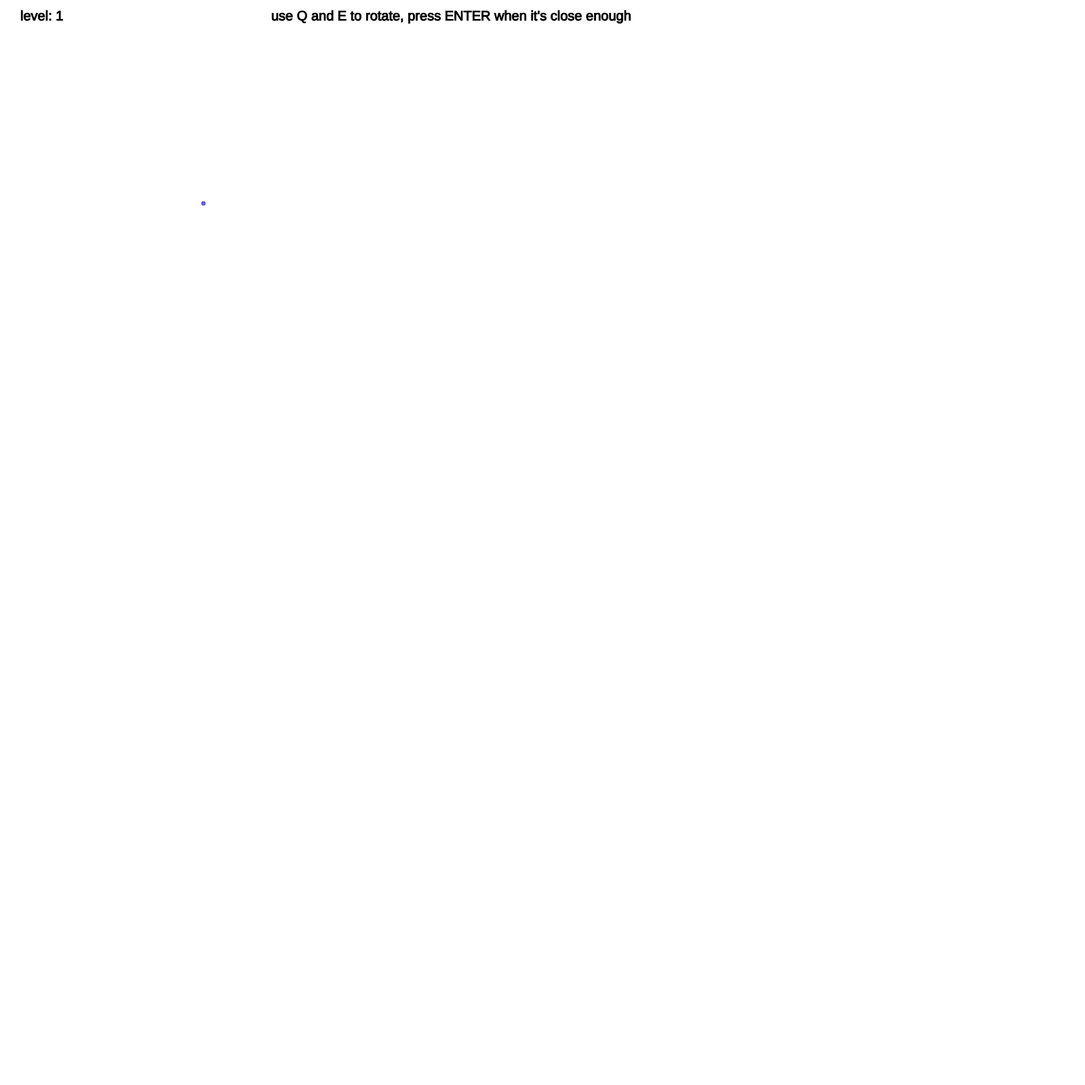
Frame 1 (no input)
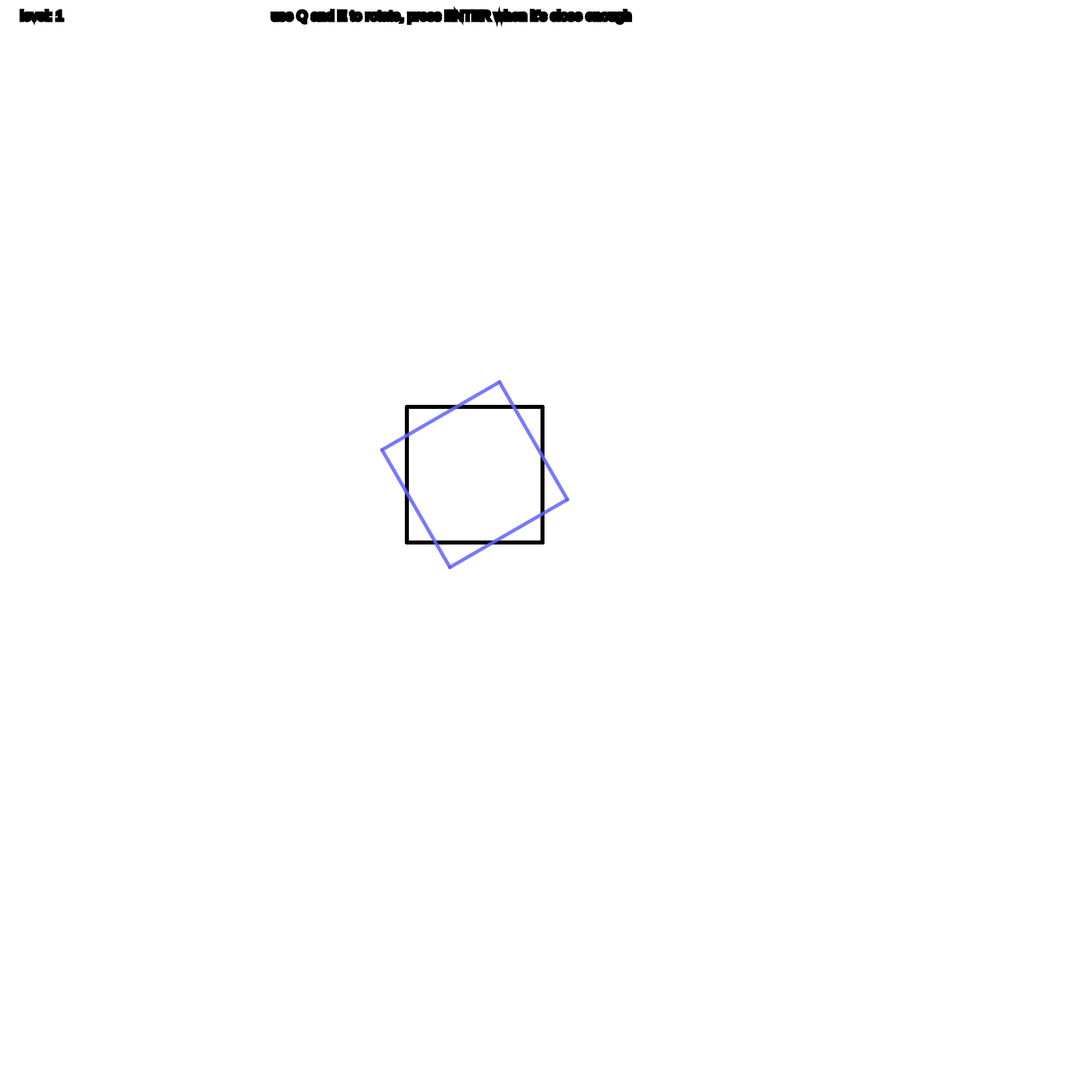
Frame 60 (no input)
Frame 120 (the mouse pressed at the canvas centre since frame 60): identical to frame 60, image omitted

The p5.js sketch that drew these frames (run headless with seeded random() and noise() and a simulated clock; from frame 60 on, the mouse is pressed at the canvas centre):

// p5.js sketch
// ── sketch.js
var dim = 4;
var tesseract = [];
var tesseract2 = [];
var binCount;
var rad = 2;
var zoom = 200;
var display = [];
var farZoom = 1;
var rotation = [0,0,0,0,0,0];
var compRotation = [60,0,0,0,0,0];
var inter = [];
var skew1 = 0;
var skew2 = 0;
var screenDist = 2;
var changeAmount = 1;
var level = 1;
var comp_rot = [];
var compDisplay;

function setup(){
  angleMode(DEGREES);
  
  createCanvas(1600,1600);
  for(var g = 0; g < 16; g++){
    inter.push({x:0,y:0,z:0});
  }
  for(var g = 0; g < 16; g++){
    comp_rot.push({x:0,y:0,z:0});
  }
  for(var count = 0; count < Math.pow(2,dim); count++){
    binCount = count.toString(2)
    while(binCount.length < dim){
      binCount = "0" + binCount;
    }
    binCount = binCount.split("");
    for(j = 0; j < dim; j++){
      binCount[j] = parseInt(binCount[j])
      binCount[j] *= rad;
      binCount[j] -= 1;
    }
    tesseract.push(binCount);
  }
  console.log(tesseract)
}
  
function draw(){
  
  display = [];
  compDisplay = [];

for(var v = 0; v < tesseract.length; v++){
  display.push({x:inter[v].x*zoom+300-inter[v].x*zoom/2, y:inter[v].y*zoom+300-inter[v].y*zoom/2});
}

for(var v = 0; v < tesseract.length; v++){
  compDisplay.push({x:comp_rot[v].x*zoom+300-comp_rot[v].x*zoom/2, y:comp_rot[v].y*zoom+300-comp_rot[v].y*zoom/2});
}


  background(255);
  textSize(20);
  stroke(0);
  fill(0);
  if(level === 1){
      text("use Q and E to rotate, press ENTER when it's close enough", 400, 30);
  }
  if(level === 2){
      text("use WASD to rotate", 400, 30);
  }
  if(level === 3){
    text("use U, O, J, and L to rotate", 400, 30);
  }
  text("level: "+ level, 30, 30)
  strokeWeight(5);
  
if(keyIsDown(SHIFT)){
  changeAmount = 5;
} else {
  changeAmount = 1;
}
  if(keyIsDown(81)){
    rotation[0] -= changeAmount;
  } else if(keyIsDown(69)){
    rotation[0] += changeAmount;
  }
  if(keyIsDown(87)){
    rotation[1] += changeAmount;
  } else if(keyIsDown(83)){
    rotation[1] -= changeAmount;
  }
  if(keyIsDown(65)){
    rotation[2] += changeAmount;
  } else if(keyIsDown(68)){
    rotation[2] -= changeAmount;
  }

  if(keyIsDown(85)){
    rotation[3] += changeAmount;
  } else if(keyIsDown(79)){
    rotation[3] -= changeAmount;
  }

  if(keyIsDown(74)){
    rotation[4] += changeAmount;
  } else if(keyIsDown(76)){
    rotation[4] -= changeAmount;
  }
  



  rot();
  rot2();
  wireframe();
  wireframe2();
}


function wireframe() {
  stroke(0);
  for(var c = 0; c < 8; c += 4){
    line(display[c+0].x,display[c+0].y,display[c+1].x,display[c+1].y);
    line(display[c+0].x,display[c+0].y,display[c+2].x,display[c+2].y);
    line(display[c+1].x,display[c+1].y,display[c+3].x,display[c+3].y);
    line(display[c+2].x,display[c+2].y,display[c+3].x,display[c+3].y);
  }
  line(display[0].x,display[0].y,display[4].x,display[4].y);
  line(display[1].x,display[1].y,display[5].x,display[5].y);
  line(display[2].x,display[2].y,display[6].x,display[6].y);
  line(display[3].x,display[3].y,display[7].x,display[7].y);

  for(var c = 8; c < 16; c += 4){
    line(display[c+0].x,display[c+0].y,display[c+1].x,display[c+1].y);
    line(display[c+0].x,display[c+0].y,display[c+2].x,display[c+2].y);
    line(display[c+1].x,display[c+1].y,display[c+3].x,display[c+3].y);
    line(display[c+2].x,display[c+2].y,display[c+3].x,display[c+3].y);
  }
  line(display[8].x,display[8].y,display[12].x,display[12].y);
  line(display[9].x,display[9].y,display[13].x,display[13].y);
  line(display[10].x,display[10].y,display[14].x,display[14].y);
  line(display[11].x,display[11].y,display[15].x,display[15].y);

  line(display[0].x,display[0].y,display[8].x,display[8].y);
  line(display[1].x,display[1].y,display[9].x,display[9].y);
  line(display[2].x,display[2].y,display[10].x,display[10].y);
  line(display[3].x,display[3].y,display[11].x,display[11].y);
  line(display[4].x,display[4].y,display[12].x,display[12].y);
  line(display[5].x,display[5].y,display[13].x,display[13].y);
  line(display[6].x,display[6].y,display[14].x,display[14].y);
  line(display[7].x,display[7].y,display[15].x,display[15].y);
}

function wireframe2() {
  stroke(100,100,255,100);
  
  for(var c = 0; c < 8; c += 4){
    line(compDisplay[c+0].x,compDisplay[c+0].y,compDisplay[c+1].x,compDisplay[c+1].y);
    line(compDisplay[c+0].x,compDisplay[c+0].y,compDisplay[c+2].x,compDisplay[c+2].y);
    line(compDisplay[c+1].x,compDisplay[c+1].y,compDisplay[c+3].x,compDisplay[c+3].y);
    line(compDisplay[c+2].x,compDisplay[c+2].y,compDisplay[c+3].x,compDisplay[c+3].y);
  }
  line(compDisplay[0].x,compDisplay[0].y,compDisplay[4].x,compDisplay[4].y);
  line(compDisplay[1].x,compDisplay[1].y,compDisplay[5].x,compDisplay[5].y);
  line(compDisplay[2].x,compDisplay[2].y,compDisplay[6].x,compDisplay[6].y);
  line(compDisplay[3].x,compDisplay[3].y,compDisplay[7].x,compDisplay[7].y);

  for(var c = 8; c < 16; c += 4){
    line(compDisplay[c+0].x,compDisplay[c+0].y,compDisplay[c+1].x,compDisplay[c+1].y);
    line(compDisplay[c+0].x,compDisplay[c+0].y,compDisplay[c+2].x,compDisplay[c+2].y);
    line(compDisplay[c+1].x,compDisplay[c+1].y,compDisplay[c+3].x,compDisplay[c+3].y);
    line(compDisplay[c+2].x,compDisplay[c+2].y,compDisplay[c+3].x,compDisplay[c+3].y);
  }
  line(compDisplay[8].x,compDisplay[8].y,compDisplay[12].x,compDisplay[12].y);
  line(compDisplay[9].x,compDisplay[9].y,compDisplay[13].x,compDisplay[13].y);
  line(compDisplay[10].x,compDisplay[10].y,compDisplay[14].x,compDisplay[14].y);
  line(compDisplay[11].x,compDisplay[11].y,compDisplay[15].x,compDisplay[15].y);

  line(compDisplay[0].x,compDisplay[0].y,compDisplay[8].x,compDisplay[8].y);
  line(compDisplay[1].x,compDisplay[1].y,compDisplay[9].x,compDisplay[9].y);
  line(compDisplay[2].x,compDisplay[2].y,compDisplay[10].x,compDisplay[10].y);
  line(compDisplay[3].x,compDisplay[3].y,compDisplay[11].x,compDisplay[11].y);
  line(compDisplay[4].x,compDisplay[4].y,compDisplay[12].x,compDisplay[12].y);
  line(compDisplay[5].x,compDisplay[5].y,compDisplay[13].x,compDisplay[13].y);
  line(compDisplay[6].x,compDisplay[6].y,compDisplay[14].x,compDisplay[14].y);
  line(compDisplay[7].x,compDisplay[7].y,compDisplay[15].x,compDisplay[15].y);
}

function rot(){
  inter = [];
  var angle1 = rotation[0];
  var angle2 = rotation[1];
  var angle3 = rotation[2];
  var angle4 = rotation[3];
  var angle5 = rotation[4];
  var angle6 = rotation[5];
  for(var f = 0; f < 16; f++){
    inter.push({
      x: ((cos(angle1)) * tesseract[f][3]-(sin(angle1))*tesseract[f][2]),
      y: (sin(angle1)*tesseract[f][3]+cos(angle1)*tesseract[f][2]),
      z: tesseract[f][1],
      w: tesseract[f][0]
    });
  }
  
  for(var f = 0; f < Math.pow(2,dim); f++){
    inter[f].x = ((cos(angle2)) * inter[f].x-(sin(angle2))*inter[f].z)+2;
    inter[f].z = (sin(angle2)*inter[f].x+cos(angle2)*inter[f].z)+2;
  }

  for(var f = 0; f < Math.pow(2,dim); f++){
    inter[f].y = ((cos(angle3)) * inter[f].y-(sin(angle3))*inter[f].z)+2;
    inter[f].z = (sin(angle3)*inter[f].y+cos(angle3)*inter[f].z)+2;
  }

  for(var f = 0; f < Math.pow(2,dim); f++){
    inter[f].x = ((cos(angle4)) * inter[f].x-(sin(angle4))*inter[f].w)+2;
    inter[f].w = (sin(angle4)*inter[f].x+cos(angle4)*inter[f].w)+2;
  }
  for(var f = 0; f < Math.pow(2,dim); f++){
    inter[f].y = ((cos(angle5)) * inter[f].y-(sin(angle5))*inter[f].w)+2;
    inter[f].w = (sin(angle5)*inter[f].y+cos(angle5)*inter[f].w)+2;
  }
  for(var f = 0; f < Math.pow(2,dim); f++){
    inter[f].z = ((cos(angle6)) * inter[f].z-(sin(angle6))*inter[f].w)+2;
    inter[f].w = (sin(angle6)*inter[f].z+cos(angle6)*inter[f].w)+2;
  }
}



function rot2(){
  comp_rot = [];
  var angle11 = compRotation[0];
  var angle12 = compRotation[1];
  var angle13 = compRotation[2];
  var angle14 = compRotation[3];
  var angle15 = compRotation[4];
  var angle16 = compRotation[5];
  for(var f = 0; f < 16; f++){
    comp_rot.push({
      x: ((cos(angle11)) * tesseract[f][3]-(sin(angle11))*tesseract[f][2]),
      y: (sin(angle11)*tesseract[f][3]+cos(angle11)*tesseract[f][2]),
      z: tesseract[f][1],
      w: tesseract[f][0]
    });
  }
  
  for(var f = 0; f < Math.pow(2,dim); f++){
    comp_rot[f].x = ((cos(angle12)) * comp_rot[f].x-(sin(angle12))*comp_rot[f].z)+2;
    comp_rot[f].z = (sin(angle12)*comp_rot[f].x+cos(angle12)*comp_rot[f].z)+2;
  }

  for(var f = 0; f < Math.pow(2,dim); f++){
    comp_rot[f].y = ((cos(angle13)) * comp_rot[f].y-(sin(angle13))*comp_rot[f].z)+2;
    comp_rot[f].z = (sin(angle13)*comp_rot[f].y+cos(angle13)*comp_rot[f].z)+2;
  }

  for(var f = 0; f < Math.pow(2,dim); f++){
    comp_rot[f].x = ((cos(angle14)) * comp_rot[f].x-(sin(angle14))*comp_rot[f].w)+2;
    comp_rot[f].w = (sin(angle14)*comp_rot[f].x+cos(angle14)*comp_rot[f].w)+2;
  }
  for(var f = 0; f < Math.pow(2,dim); f++){
    comp_rot[f].y = ((cos(angle15)) * comp_rot[f].y-(sin(angle15))*comp_rot[f].w)+2;
    comp_rot[f].w = (sin(angle15)*comp_rot[f].y+cos(angle15)*comp_rot[f].w)+2;
  }
  for(var f = 0; f < Math.pow(2,dim); f++){
    comp_rot[f].z = ((cos(angle16)) * comp_rot[f].z-(sin(angle16))*comp_rot[f].w)+2;
    comp_rot[f].w = (sin(angle16)*comp_rot[f].z+cos(angle16)*comp_rot[f].w)+2;
  }
}

function keyPressed(){
  if(keyCode === ENTER){
    var list = [];
  for(var i = 0; i < 6; i++){
    list.push(Math.abs(compRotation[i]-rotation[i]));
    console.log(list[i]);
  }
  var diff = (Math.max(list));
  console.log(diff);
  if(diff < 20 || Number.isNaN(diff) && level > 1){
    level++;
    compRotation = [];
    rotation = [0,0,0,0,0,0];
    for(var i = 0; i < 5; i++){
      compRotation.push(Math.round(Math.random()*359));
    }
    } else if(diff < 20 || Number.isNaN(diff) && level == 1){
      compRotation = [45, 45, 10, 0, 0, 0]
      level++;
    } 
  }
  
}
